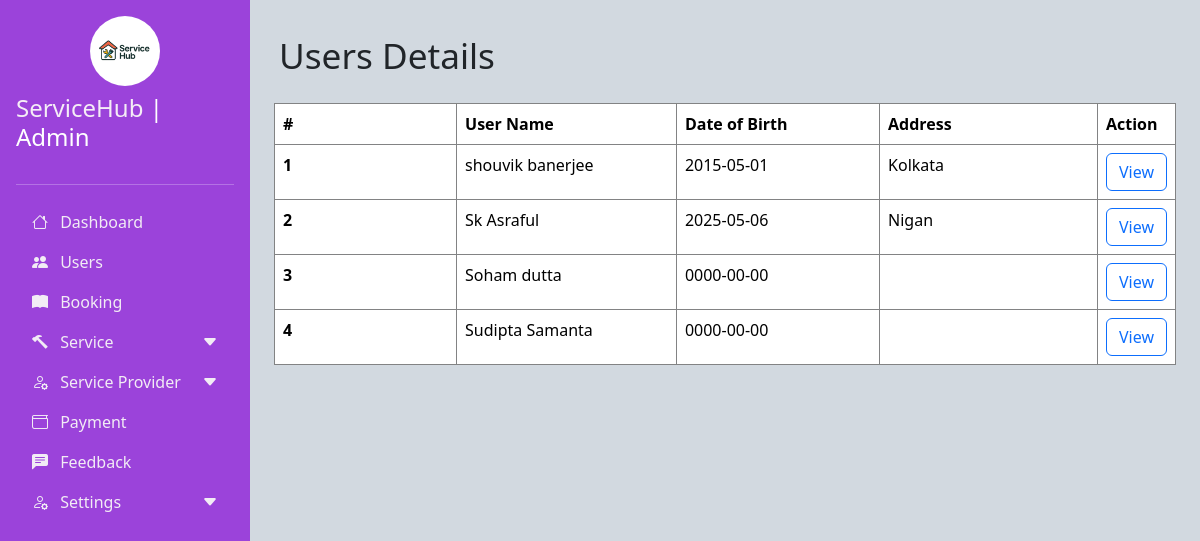
Before: /Admin/user.php (signed in) with the older database file.
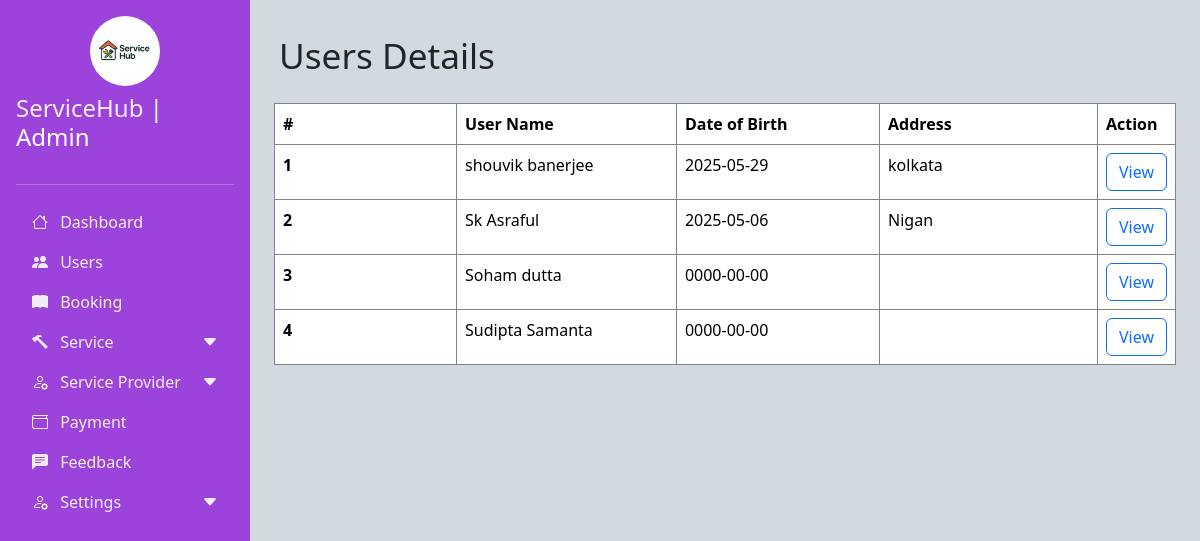
After: the same page with the newer database file.
### tables this page shows
CREATE TABLE `users` (
  `user_id` int(11) NOT NULL,
  `name` varchar(50) NOT NULL,
  `dob` date NOT NULL,
  `email` varchar(50) NOT NULL,
  `password` varchar(30) NOT NULL,
  `phone` varchar(15) NOT NULL,
  `address` text NOT NULL,
  `image` text NOT NULL,
  `created_at` timestamp NOT NULL DEFAULT current_timestamp(),
  `updated_at` timestamp NOT NULL DEFAULT current_timestamp()
);

### Admin/user.php (the view, shortened to what this page needs)
<!DOCTYPE html>
<html lang="en">
<head>
    <link href="./css/bootstrap.min.css" rel="stylesheet" >
    <link rel="stylesheet" href="https://cdn.jsdelivr.net/npm/bootstrap-icons@1.10.0/font/bootstrap-icons.css">
    <link rel="stylesheet" href="custom.css">
     <link rel="stylesheet" href="hideScrollbar.css">
</head>
<body>
    <div class="d-flex ">
        <?php
            include_once "sidenav.php";
        ?>
        <div class="main-content p-4" id="mainContent">
        <div class="o35">
                    <p style="padding:5px;font-size:2.2rem">Users Details</p>
                    <table class="table">
                    <thead>
                        <tr>
                        <th scope="col">#</th>
                        <th scope="col">User Name</th>
                        <th scope="col">Date of Birth</th>
                        <th scope="col">Address</th>
                        <th colspan='2'>Action</th>
                        </tr>
                    </thead>
                    <tbody>
                    <?php
                        include_once "connection.php";
                        $count=1;
                        $res=mysqli_query($con,"SELECT * from users ");
                        while($row=mysqli_fetch_array($res))
                        {
                    ?>
                        <tr>
                        <th scope="row"><?php  echo $count++?></th>
                        <td data-label="User Name"><?php  echo $row['name']?></td>
                        <td data-label="DOB"><?php  echo $row['dob']?></td>
                         <td data-label="status"><?php  echo $row['address']?></td>
                        <td data-label="Action"><a href="userview.php?id=<?php echo $row['user_id']; ?>"><button type="button" class="btn btn-outline-primary">View</button></td>
                        </tr>
                        <?php
                            }
                        ?>
                    </tbody>
                    </table>
                </div>
            </div>
        </div>
</body>
</html>

Changed rows visible on the page:
changed users "shouvik banerjee": dob "2015-05-01" → "2025-05-29"; address "Kolkata" → "kolkata"
